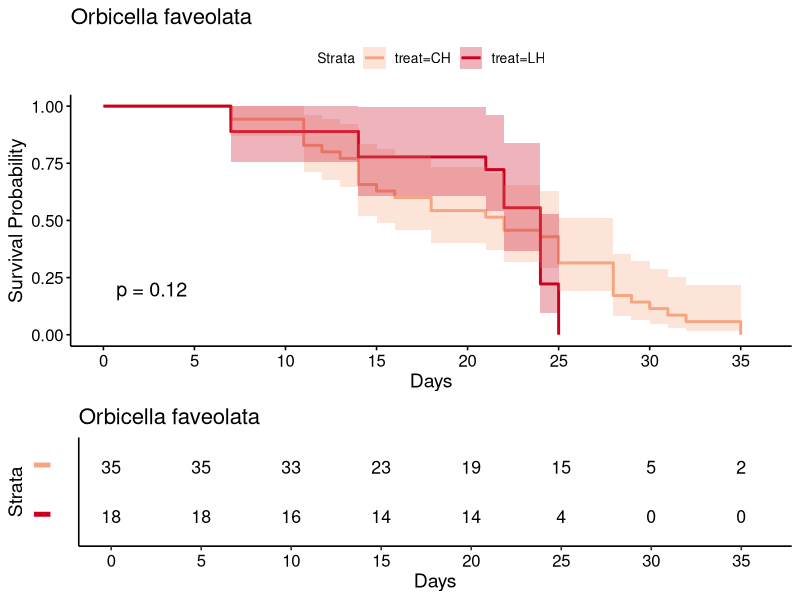
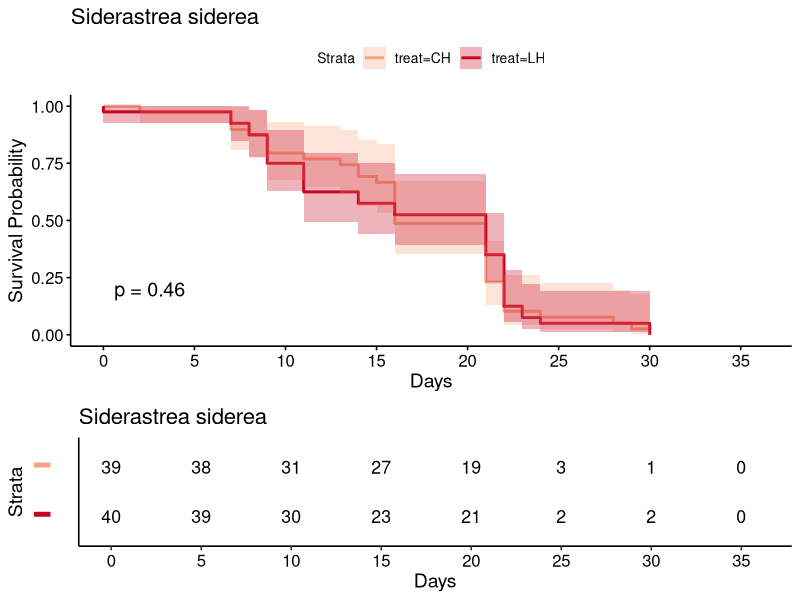
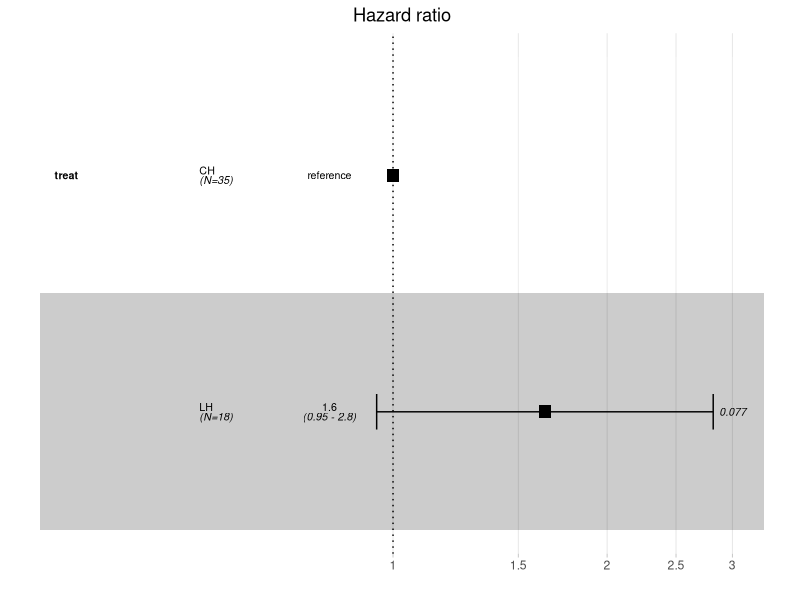
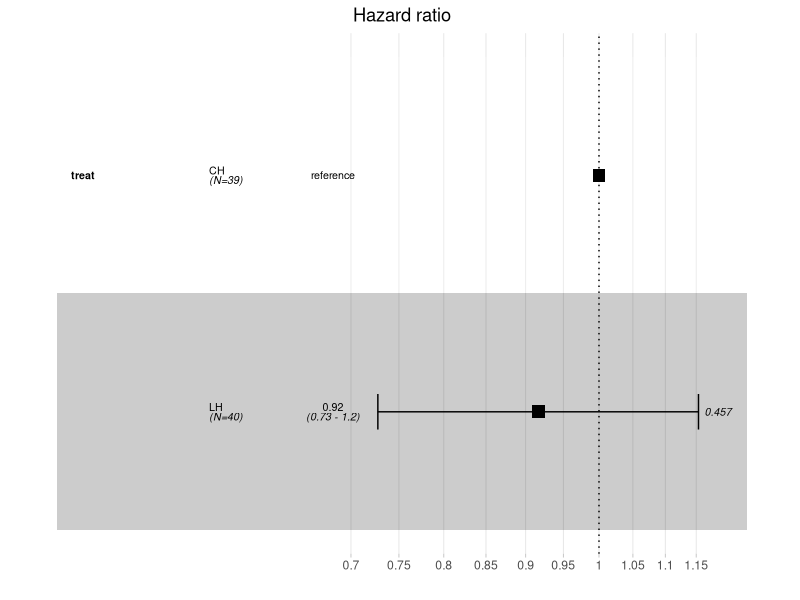
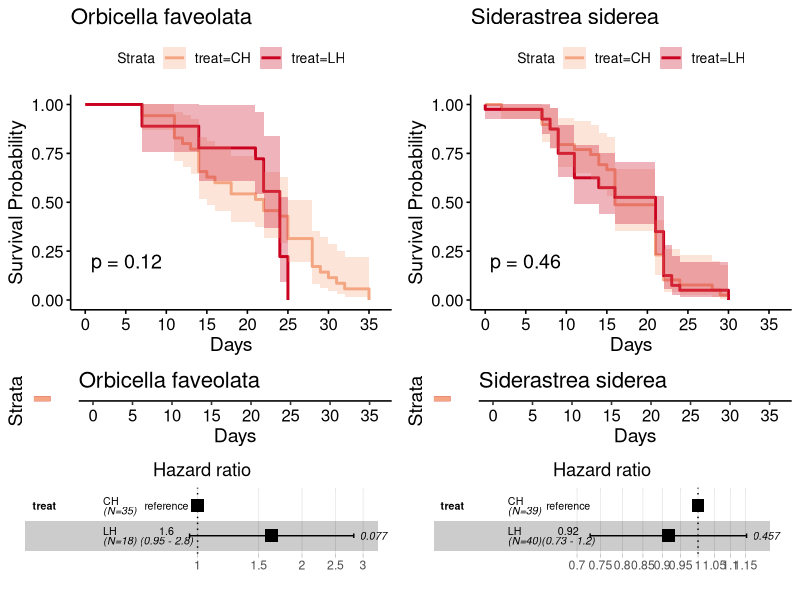
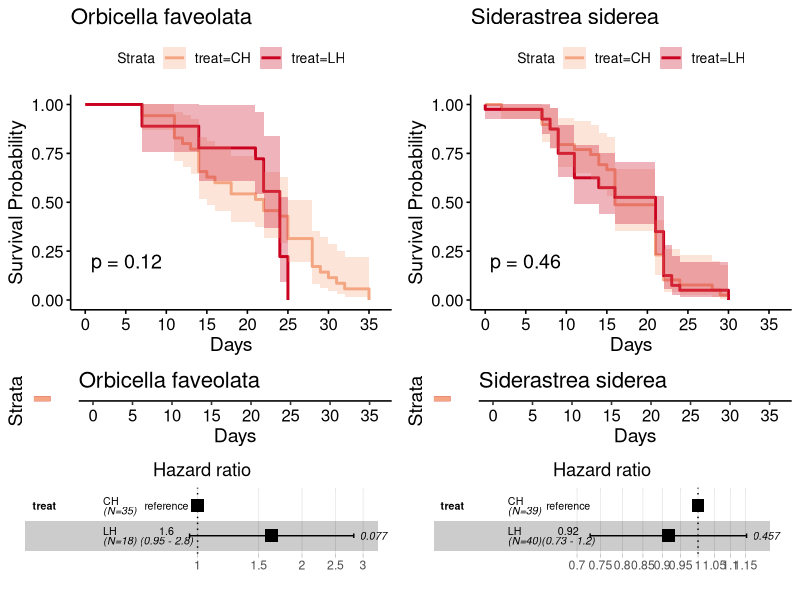

R code for these plots, in order: (Note: this script raises an error after producing the figures.)
## ---- chunk 1
# -----------------------------------------------------------------------------
# Global chunk options
# echo = TRUE:     show code in rendered output
# warning = FALSE: suppress warnings in rendered document
#                  (warnings still print to console during knitting)
# message = FALSE: suppress package loading messages
# -----------------------------------------------------------------------------
knitr::opts_chunk$set(
  echo    = TRUE,
  warning = FALSE,
  message = FALSE,
  fig.width  = 10,
  fig.height = 6,
  dpi        = 300
)
## ---- chunk 2
library(ggplot2)
library(ggpubr)
library(survival)
library(survminer) # requires ggplot2 < 4.0: under ggplot2 4.x, ggsurvplot() panels draw blank (survminer issue #694)
library(dplyr)
library(lme4)
## ---- chunk 3
urban <- read.csv("../../data/survivorship/urban survivorship.csv", head=T)

# fragments removed from the survivorship analysis (kept in the data file with the reason in 'exclude'):
# 31 O. faveolata that died from partial mortality unrelated to heat stress (mostly a ciliate infection;
# tissue loss without prior paling or bleaching), and one S. siderea with no health observations recorded.
# 'end' for these is the date the fragment was recorded dead
urban %>%
  filter(exclude != "") %>%
  count(species, treat, exclude)
urban <- urban %>% filter(exclude == "") %>% dplyr::select(-exclude)

# unique genotype ID (genotype numbers are nested within site and species)
urban$geno_id <- paste(urban$species, urban$site, urban$geno, sep = "_")

# second heat-stress cohort (control temperature fragments moved to heat): dates in the data file follow the
# tank loggers, which show the ambient tanks at 22.5 C through Apr 24 and at 24.0 C on Apr 28 23:15, reaching
# 33 C on May 10 (0.75 C/day): ramp 4/26, set point 5/10, seven days after the first cohort reached its set point
# (Apr 19); the control temperature period ends the day before (5/9). The file's `correction` column records the
# original schedule dates (ramp 4/23, set point 5/7, control end 5/6). Days are calculated from start and end.
urban %>%
  mutate(days = as.numeric(as.Date(end, "%m/%d/%y") - as.Date(start, "%m/%d/%y"))) -> urban
stopifnot(all(urban$days >= 0), !any(urban$ramp == "4/23/21"))
str(urban)
head(urban)

# Among the retained fragments, none died in the control temperature treatments (CC, LC) during the 20-day
# control period, so survival analyses use the heat treatments (CH, LH) only
urban %>%
  filter(treat %in% c("CC", "LC")) %>%
  group_by(species, treat) %>%
  summarise(n = n(), deaths = sum(status), days = max(days), .groups = "drop")

# Heat treatments combine two cohorts held in separate tanks: fragments heated from the start (4/5 ramp),
# and the control temperature fragments, which were moved to heat after the 20-day control period
# (4/26 ramp; CC -> CH, LC -> LH). Late-cohort LH fragments therefore had 3 additional weeks of
# low pH exposure before heat stress. Cohort effects are tested in the cohort and tank sensitivity section.
## ---- chunk 4
# heat treatments only, by species
urban_ofav_treat <- subset(urban, species == "Ofav" & treat %in% c("CH", "LH"))
urban_ofav_treat$treat <- factor(urban_ofav_treat$treat, levels = c("CH", "LH"))
urban_ofav_treat$site <- factor(urban_ofav_treat$site, levels = c("Emerald", "Rainbow", "Star", "MacN"))

urban_ssid_treat <- subset(urban, species == "Ssid" & treat %in% c("CH", "LH"))
urban_ssid_treat$treat <- factor(urban_ssid_treat$treat, levels = c("CH", "LH"))
urban_ssid_treat$site <- factor(urban_ssid_treat$site, levels = c("Emerald", "Rainbow", "Star", "MacN"))

# Kaplan-Meier survival curves for each species
fit_ofav_treat <- survfit(Surv(days, status) ~ treat, data = urban_ofav_treat)
summary(fit_ofav_treat)

fit_ssid_treat <- survfit(Surv(days, status) ~ treat, data = urban_ssid_treat)
summary(fit_ssid_treat)

# display a ggsurvplot object (survival curves + risk table) as a single figure; printing ggsurvplot
# objects directly can output "NULL" when knitting with newer survminer versions
show_km <- function(p) ggarrange(p$plot, p$table, heights = c(2, 1), ncol = 1, nrow = 2)

# p-values for Kaplan-Meier plots: robust score (log-rank) test from the genotype-clustered Cox model
# always 2 significant figures, keeping trailing zeros (e.g. 0.080, not 0.08), so all panels show the same precision
robust_score_p <- function(model) {
  p <- unname(summary(model)$robscore["pvalue"])
  if (p < 0.001) return("p < 0.001")
  paste0("p = ", formatC(signif(p, 2), digits = 2, format = "fg", flag = "#"))
}

# Cox models use robust standard errors clustered by genotype (cluster = geno_id), because fragments from
# the same colony are not independent. p-values on the Kaplan-Meier plots are the genotype-adjusted
# robust score (log-rank) tests from these models.
# hazard ratio by treatment
hazard_ofav_treat <- coxph(Surv(days, status) ~ treat, data = urban_ofav_treat, cluster = geno_id)
summary(hazard_ofav_treat)

hazard_ssid_treat <- coxph(Surv(days, status) ~ treat, data = urban_ssid_treat, cluster = geno_id)
summary(hazard_ssid_treat)

# NOTE: hazard_ofav_treat violates the proportional hazards assumption (CH and LH survival curves cross
# near day 20), so its single hazard ratio in the plot below is not interpretable; the robust score test
# remains valid. See the O. faveolata time-split section for period-specific hazard ratios.

# Kaplan-Meier plots for each species
fill.color2<-c("#f4a582","#ca0020")

survival_ofav_treat<-ggsurvplot(fit_ofav_treat, data = urban_ofav_treat, pval = robust_score_p(hazard_ofav_treat), xlab="Days", ylab="Survival Probability",
                                conf.int = T, risk.table=T, palette=fill.color2,
                                break.time.by=5, xlim=c(0,36), risk.table.y.text = FALSE) + ggtitle("Orbicella faveolata") 
show_km(survival_ofav_treat)

survival_ssid_treat<-ggsurvplot(fit_ssid_treat, data = urban_ssid_treat, pval = robust_score_p(hazard_ssid_treat), xlab="Days", ylab="Survival Probability",
                                conf.int = T, risk.table=T, palette=fill.color2,
                                break.time.by=5, xlim=c(0,36), risk.table.y.text = FALSE) + ggtitle("Siderastrea siderea") 
show_km(survival_ssid_treat)

# ggforest() cannot handle the genotype cluster or treatment strata terms, so they are hidden from the plotting copy of the model.
# Hazard ratios, CIs, and p-values in the plots remain genotype-adjusted (robust standard errors).
# The ggforest() footer (events, unadjusted likelihood ratio p-value, AIC, concordance) overlaps the x-axis labels,
# so it is removed; the genotype-adjusted p-value is shown on the Kaplan-Meier plot above each hazard ratio plot.
drop_footer <- function(g) {
  if (inherits(g, "gtable")) {
    g$grobs <- lapply(g$grobs, drop_footer)
    return(g)
  }
  if (inherits(g, "gTree") && length(g$children) > 0) {
    kids <- g$children
    keep <- !vapply(kids, function(k) inherits(k, "text") && any(grepl("# Events", k$label, fixed = TRUE)), logical(1))
    g <- grid::setChildren(g, do.call(grid::gList, lapply(kids[keep], drop_footer)))
  }
  g
}

forest_clustered <- function(model, data, ...) {
  dc <- attr(model$terms, "dataClasses")
  attr(model$terms, "dataClasses") <- dc[names(dc) != "(cluster)" & !grepl("^strata\\(", names(dc))]
  p <- ggforest(model, data = data, ...)
  grob <- p$layers[[1]]$geom_params$grob
  if (is.null(grob)) return(p) # fall back to the unmodified plot if the plot structure differs
  ggpubr::as_ggplot(drop_footer(grob))
}

# hazard ratio plots
hazplot_ofav_treat <- forest_clustered(hazard_ofav_treat, data = urban_ofav_treat)
hazplot_ofav_treat

hazplot_ssid_treat <- forest_clustered(hazard_ssid_treat, data = urban_ssid_treat)
hazplot_ssid_treat

# survivorship by treatment figure
urban_treatment_multiplot<-ggarrange(survival_ofav_treat$plot,
                                     survival_ssid_treat$plot, 
                                     survival_ofav_treat$table, 
                                     survival_ssid_treat$table,
                                     hazplot_ofav_treat,
                                     hazplot_ssid_treat,
                                     heights = c(2, 0.5, 0.8),
                                     ncol = 2, nrow = 3)
urban_treatment_multiplot

ggsave("../../outputs/survivorship/urban survivorship treatment.pdf", urban_treatment_multiplot, width=10, height=11,dpi = 300)
## ---- chunk 5
# -----------------------------------------------------------------------------
# The O. faveolata CH vs LH Cox model violates the proportional hazards
# assumption because the survival curves cross: LH delayed mortality until
# about day 20, then declined faster than CH. Splitting follow-up at day 20
# estimates a separate LH vs CH hazard ratio for each period.
# Hazards remain non-proportional after day 20 (cox.zph p < 0.01) because LH
# mortality is concentrated in days 20-27, so the after-day-20 hazard ratio is
# an average over that period; the direction (LH faster after day 20) is the
# robust conclusion.
# -----------------------------------------------------------------------------
ofav_split <- survSplit(Surv(days, status) ~ treat + geno_id, data = urban_ofav_treat,
                        cut = 20, episode = "period") %>%
  mutate(LH_days_0_20 = as.numeric(treat == "LH" & period == 1),
         LH_after_day_20 = as.numeric(treat == "LH" & period == 2))

hazard_ofav_treat_split <- coxph(Surv(tstart, days, status) ~ LH_days_0_20 + LH_after_day_20,
                                 data = ofav_split, cluster = geno_id)
summary(hazard_ofav_treat_split)
cox.zph(hazard_ofav_treat_split) # proportional hazards within each period

s_split <- summary(hazard_ofav_treat_split)
ofav_time_split <- data.frame(period = c("days 0-20", "after day 20"),
                              LH_vs_CH_HR = round(s_split$conf.int[, 1], 2),
                              lower_95 = round(s_split$conf.int[, 3], 2),
                              upper_95 = round(s_split$conf.int[, 4], 2),
                              robust_p = signif(s_split$coefficients[, "Pr(>|z|)"], 3))
ofav_time_split

write.csv(ofav_time_split, file = "../../outputs/survivorship/urban survivorship ofav treatment time split.csv", row.names = FALSE)
## ---- chunk 6
# -----------------------------------------------------------------------------
# CH vs LH survival did not differ in either species, so the heat treatments
# are combined for site comparisons, using the same datasets as the treatment
# section. Cox models are stratified by treatment, giving CH and LH separate
# baseline hazards (O. faveolata CH and LH survival curves cross), and use
# robust standard errors clustered by genotype.
# -----------------------------------------------------------------------------

# Kaplan-Meier survival curves for each species
fit_ofav_site <- survfit(Surv(days, status) ~ site, data = urban_ofav_treat)
summary(fit_ofav_site)

fit_ssid_site <- survfit(Surv(days, status) ~ site, data = urban_ssid_treat)
summary(fit_ssid_site)

# hazard ratio by site
hazard_ofav_site <- coxph(Surv(days, status) ~ site + strata(treat), data = urban_ofav_treat, cluster = geno_id)
summary(hazard_ofav_site)

hazard_ssid_site <- coxph(Surv(days, status) ~ site + strata(treat), data = urban_ssid_treat, cluster = geno_id)
summary(hazard_ssid_site)

# Kaplan-Meier plots for each species
fill.color3<-c("#018571","#80cdc1","#dfc27d","#a6611a")

survival_ofav_site<-ggsurvplot(fit_ofav_site, data = urban_ofav_treat, pval = robust_score_p(hazard_ofav_site), xlab="Days", ylab="Survival Probability",
                               conf.int = T, risk.table=T, palette=fill.color3,
                               break.time.by=5, xlim=c(0,36), risk.table.y.text = FALSE) + ggtitle("Orbicella faveolata") 
show_km(survival_ofav_site)

survival_ssid_site<-ggsurvplot(fit_ssid_site, data = urban_ssid_treat, pval = robust_score_p(hazard_ssid_site), xlab="Days", ylab="Survival Probability",
                               conf.int = T, risk.table=T, palette=fill.color3,
                               break.time.by=5, xlim=c(0,36), risk.table.y.text = FALSE) + ggtitle("Siderastrea siderea") 
show_km(survival_ssid_site)

# hazard ratio plots
hazplot_ofav_site <- forest_clustered(hazard_ofav_site, data = urban_ofav_treat)
hazplot_ofav_site

hazplot_ssid_site <- forest_clustered(hazard_ssid_site, data = urban_ssid_treat)
hazplot_ssid_site

# survivorship by site figure
urban_site_multiplot<-ggarrange(survival_ofav_site$plot,
                                survival_ssid_site$plot, 
                                survival_ofav_site$table, 
                                survival_ssid_site$table,
                                hazplot_ofav_site,
                                hazplot_ssid_site,
                                heights = c(2, 0.6, 1.1),
                                ncol = 2, nrow = 3)
urban_site_multiplot

ggsave("../../outputs/survivorship/urban survivorship site.pdf", urban_site_multiplot, width=10, height=12,dpi = 300)
## ---- chunk 7
# -----------------------------------------------------------------------------
# Planned contrast from the site Cox models (stratified by treatment, robust SEs
# clustered by genotype): mean log hazard of the urban sites (Star Island,
# MacArthur North) minus the mean of the reef sites (Emerald, Rainbow).
# Emerald is the reference level (coefficient 0), so the weights on the site
# coefficients are Rainbow -0.5, Star +0.5, MacN +0.5. HR < 1 = lower hazard
# for urban-origin corals.
# -----------------------------------------------------------------------------
urban_reef_cox <- function(model) {
  b <- coef(model)
  w <- c(siteRainbow = -0.5, siteStar = 0.5, siteMacN = 0.5)[names(b)]
  stopifnot(!anyNA(w))
  est <- sum(w * b)
  se  <- sqrt(drop(t(w) %*% vcov(model) %*% w)) # vcov() is the robust (clustered) covariance
  z   <- est / se
  data.frame(contrast = "urban - reef", log_HR = est, robust_se = se,
             HR = exp(est), HR_lower95 = exp(est - 1.96 * se), HR_upper95 = exp(est + 1.96 * se),
             z = z, p = 2 * pnorm(-abs(z)))
}

urban_reef_surv <- bind_rows(
  cbind(species = "Ofav", urban_reef_cox(hazard_ofav_site)),
  cbind(species = "Ssid", urban_reef_cox(hazard_ssid_site)))
urban_reef_surv

write.csv(urban_reef_surv, file = "../../outputs/survivorship/urban survivorship urban reef contrasts.csv", row.names = FALSE)
## ---- chunk 8
# -----------------------------------------------------------------------------
# All fragments in the heat treatments died (no censoring), so mean days to
# mortality is exact. Control temperature treatments had no mortality and are
# excluded. Days are counted from the end of the temperature ramp (start date).
# -----------------------------------------------------------------------------
sem <- function(x) sd(x) / sqrt(length(x))

urban_heat <- urban %>%
  filter(treat %in% c("CH", "LH")) %>%
  mutate(site = factor(site, levels = c("Emerald", "Rainbow", "Star", "MacN")))

days_summary <- function(dat, grouping, ...) {
  dat %>%
    group_by(species, ...) %>%
    summarise(n = n(), deaths = sum(status), mean_days = round(mean(days), 2),
              sem_days = round(sem(days), 2), .groups = "drop") %>%
    mutate(grouping = grouping, .after = species)
}

days_to_mortality <- bind_rows(
  days_summary(urban_heat, "treatment", treat),
  days_summary(urban_heat, "site", site),
  days_summary(urban_heat, "treatment x site", treat, site)
) %>%
  dplyr::select(species, grouping, treat, site, everything()) %>%
  mutate(grouping = factor(grouping, levels = c("treatment", "site", "treatment x site"))) %>%
  arrange(species, grouping, treat, site)
days_to_mortality

write.csv(days_to_mortality, file = "../../outputs/survivorship/urban survivorship days to mortality.csv", row.names = FALSE)
## ---- chunk 9
# -----------------------------------------------------------------------------
# Exports hazard ratios, model tests, and proportional hazards tests for all
# Cox models. Models use robust standard errors clustered by genotype, so the
# robust Wald and robust score tests are the genotype-adjusted tests to report;
# the likelihood ratio and log-rank tests assume independent fragments.
# Proportional hazards: cox.zph() p-values below 0.05 indicate the hazard ratio
# changes over time, so a single hazard ratio is not a valid summary; in that
# case, report the robust score (log-rank) test instead.
# O. faveolata CH vs LH (hazard_ofav_treat) violates this assumption.
# -----------------------------------------------------------------------------
cox_models <- list(ofav_treat = hazard_ofav_treat, ssid_treat = hazard_ssid_treat,
                   ofav_treat_time_split = hazard_ofav_treat_split,
                   ofav_site = hazard_ofav_site, ssid_site = hazard_ssid_site)

# proportional hazards tests
lapply(cox_models, cox.zph)

capture.output({
  for (nm in names(cox_models)) {
    s <- summary(cox_models[[nm]])
    cat("=== ", nm, " ===\n", sep = "")
    cat("n =", s$n, " events =", s$nevent, "\n")
    print(round(s$conf.int, 3))
    print(signif(s$coefficients, 3))
    cat("Genotype-adjusted tests: robust Wald p =", signif(s$waldtest["pvalue"], 3),
        " robust score p =", signif(s$robscore["pvalue"], 3), "\n")
    cat("Unadjusted tests: likelihood ratio p =", signif(s$logtest["pvalue"], 3),
        " log-rank p =", signif(s$sctest["pvalue"], 3), "\n")
    cat("Proportional hazards test (cox.zph):\n")
    print(cox.zph(cox_models[[nm]])$table)
    cat("\n")
  }
}, file = "../../outputs/survivorship/urban survivorship stats.txt")
## ---- chunk 10
# -----------------------------------------------------------------------------
# Genotype is the main source of variation in time to mortality under heat
# stress. Because genotypes are nested within sites, the replicates for site
# comparisons are genotypes, not fragments.
#   1. variance partitioning: days ~ treatment + site + cohort + (1 | genotype)
#      (all heat fragments died, so days to mortality is uncensored)
#   2. consistency of genotype responses across CH and LH (correlation of genotype means)
#   3. site comparison using genotype means as replicates
# -----------------------------------------------------------------------------
geno_heat <- urban_heat %>%
  mutate(cohort = if_else(ramp == "4/5/21", "early ramp", "late ramp"),
         treat = factor(treat, levels = c("CH", "LH")))

geno_results <- lapply(c("Ofav", "Ssid"), function(sp) {
  d <- filter(geno_heat, species == sp)

  # 1. variance partitioning, with LRT for the genotype random effect
  m <- lmer(days ~ treat + site + cohort + (1 | geno_id), data = d, REML = TRUE)
  m0 <- lm(days ~ treat + site + cohort, data = d)
  vc <- as.data.frame(VarCorr(m))
  lrt <- 2 * (as.numeric(logLik(update(m, REML = FALSE))) - as.numeric(logLik(m0)))

  # 2. genotype means in CH vs LH, for genotypes present in both
  g_trt <- d %>%
    group_by(geno_id, treat) %>%
    summarise(mean_days = mean(days), .groups = "drop") %>%
    tidyr::pivot_wider(names_from = treat, values_from = mean_days) %>%
    filter(!is.na(CH), !is.na(LH))
  ct <- cor.test(g_trt$CH, g_trt$LH)

  # 3. site comparison on genotype means
  g_site <- d %>%
    group_by(geno_id, site) %>%
    summarise(mean_days = mean(days), .groups = "drop")
  site_means <- tapply(g_site$mean_days, g_site$site, mean)

  data.frame(species = sp,
             genotype_pct_nonfixed_var = round(100 * vc$vcov[vc$grp == "geno_id"] / sum(vc$vcov), 1),
             genotype_LRT_p = signif(pchisq(lrt, 1, lower.tail = FALSE) / 2, 3), # halved: variance tested at boundary of zero
             n_geno_both_treatments = nrow(g_trt),
             CH_LH_genotype_r = round(unname(ct$estimate), 2),
             CH_LH_genotype_r_p = signif(ct$p.value, 3),
             n_geno = nrow(g_site),
             t(setNames(round(site_means, 2), paste0("mean_days_geno_", names(site_means)))),
             site_anova_p = signif(summary(aov(mean_days ~ site, data = g_site))[[1]][["Pr(>F)"]][1], 3),
             site_kruskal_p = signif(kruskal.test(mean_days ~ site, data = g_site)$p.value, 3))
})
genotype_effects <- bind_rows(geno_results)
genotype_effects

write.csv(genotype_effects, file = "../../outputs/survivorship/urban survivorship genotype effects.csv", row.names = FALSE)
## ---- chunk 11
# -----------------------------------------------------------------------------
# Each heat treatment combines two cohorts held in separate tanks: fragments
# heated from the start (4/5 ramp) and the control temperature fragments (CC, LC),
# moved to heat after the 20-day control period (4/26 ramp). Tests whether cohort (equivalent to tank within
# treatment) affects survival, and whether adjusting for it changes the
# treatment or site results. All models clustered by genotype; p-values are
# robust score tests, except the treatment x cohort interaction (robust Wald).
# Stratifying by tank also stratifies by treatment, since tanks are nested in
# treatment.
# -----------------------------------------------------------------------------
cohort_results <- lapply(c("Ofav", "Ssid"), function(sp) {
  d <- filter(geno_heat, species == sp)
  rscore <- function(m) signif(summary(m)$robscore["pvalue"], 3)
  hr <- function(m) round(summary(m)$conf.int[1, 1], 2)

  m_cohort   <- coxph(Surv(days, status) ~ cohort, data = d, cluster = geno_id)
  m_int      <- coxph(Surv(days, status) ~ treat * cohort, data = d, cluster = geno_id)
  m_trt      <- coxph(Surv(days, status) ~ treat, data = d, cluster = geno_id)
  m_trt_str  <- coxph(Surv(days, status) ~ treat + strata(cohort), data = d, cluster = geno_id)
  m_site     <- coxph(Surv(days, status) ~ site + strata(treat), data = d, cluster = geno_id)
  m_site_str <- coxph(Surv(days, status) ~ site + strata(tank), data = d, cluster = geno_id)
  int_row    <- grep(":", rownames(summary(m_int)$coefficients))

  data.frame(species = sp,
             cohort_p = rscore(m_cohort),
             treat_x_cohort_p = signif(summary(m_int)$coefficients[int_row, "Pr(>|z|)"], 3),
             LH_vs_CH_HR = hr(m_trt), LH_vs_CH_p = rscore(m_trt),
             LH_vs_CH_HR_cohort_strata = hr(m_trt_str), LH_vs_CH_p_cohort_strata = rscore(m_trt_str),
             site_p = rscore(m_site), site_p_tank_strata = rscore(m_site_str))
})
cohort_sensitivity <- bind_rows(cohort_results)
cohort_sensitivity

write.csv(cohort_sensitivity, file = "../../outputs/survivorship/urban survivorship cohort sensitivity.csv", row.names = FALSE)
## ---- chunk 12
# record R and package versions for reproducibility
sessionInfo()
